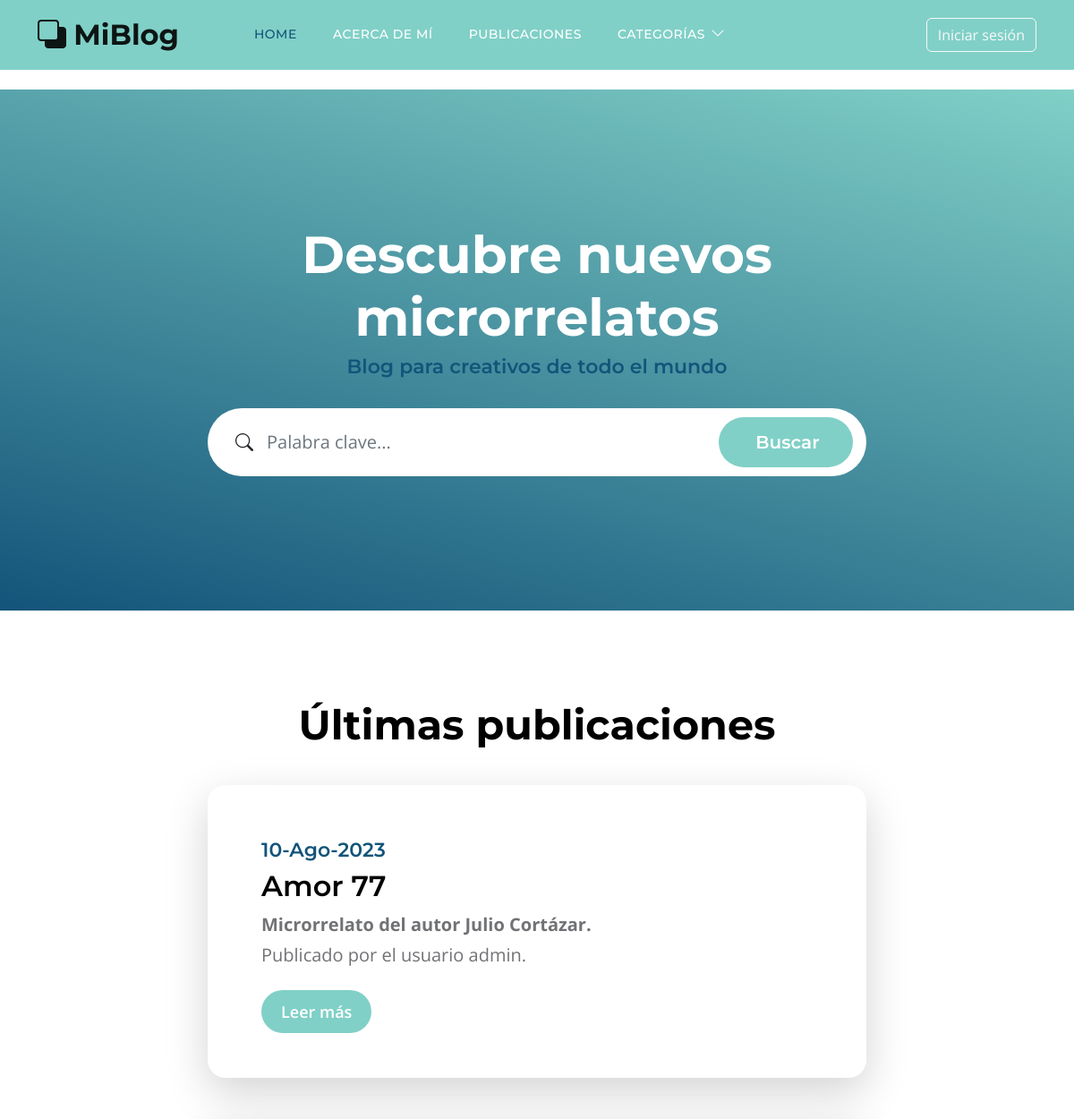
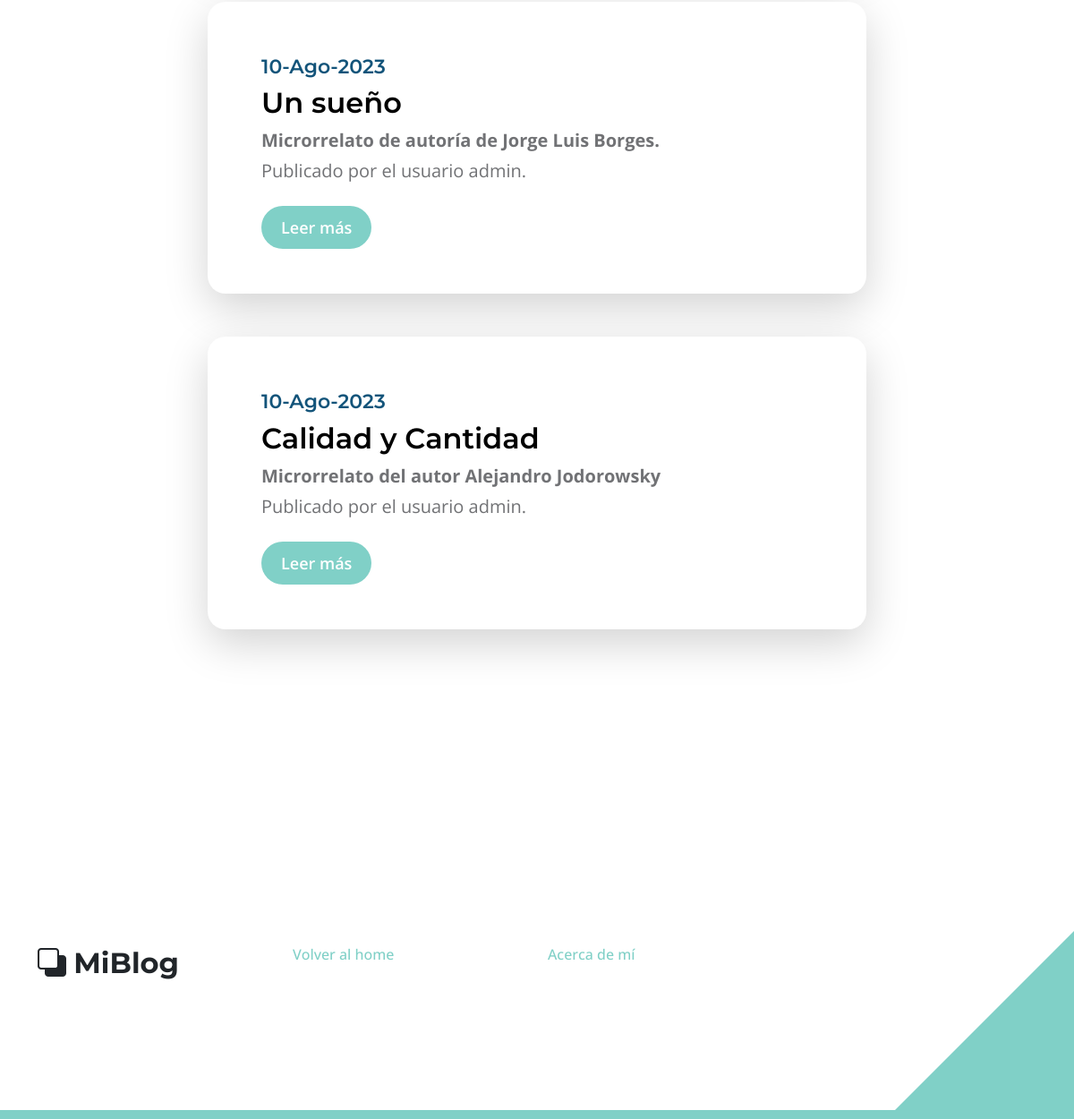
The page / on the database its author committed (2 pictures, top to bottom).
### blog/models.py (models this page shows, shortened)
class Post(models.Model):
    titulo = models.CharField(max_length=255)
    slug = models.SlugField(unique=True)
    subtitulo = models.TextField()
    cuerpo = models.TextField()
    autor = models.ForeignKey(settings.AUTH_USER_MODEL, on_delete=models.PROTECT)
    fecha = models.DateTimeField(auto_now_add=True)
    categoria = models.ManyToManyField('Categoria')
    class Meta:
        ordering = ('-fecha',)

### perfiles/models.py (models this page shows)
class Usuario(AbstractUser):
    def __str__(self):
        return f"{self.username}"

### blog/views.py (the view)
# urls.py: 2. Add a URL to urlpatterns:  path('', views.home, name='home')
def home(request):
    posts = Post.objects.order_by('-fecha')[:3]
    categorias = Categoria.objects.all()
    return render(request, 'blog/home.html', {'posts':posts,'categorias':categorias})

### blog/templates/blog/home.html (shortened to what this page needs)
{% extends 'base.html' %}
{% block contenido %}
<section class="hero-section d-flex justify-content-center align-items-center" id="section_1">
    <div class="container">
        <div class="row">
            <div class="col-lg-8 col-12 mx-auto">
                <h1 class="text-white text-center">Descubre nuevos microrrelatos</h1>
                <h6 class="text-center">Blog para creativos de todo el mundo</h6>
                <form method="get" class="custom-form mt-4 pt-2 mb-lg-0 mb-5" role="search" action={% url 'blog:buscar'%}>
                    <div class="input-group input-group-lg">
                        <span class="input-group-text bi-search" id="basic-addon1">
                        </span>
                        <input name="keyword" type="search" class="form-control" id="keyword" placeholder="Palabra clave..." aria-label="Search">
                        <button type="submit" class="form-control">Buscar</button>
                    </div>
            </div>
        </div>
    </div>
</section>
<section class="section-padding">
    <div class="container">
        <div class="row">
            <div class="col-lg-12 col-12 text-center">
                <h2 class="mb-4">Últimas publicaciones</h2>
            </div>
            <div class="col-lg-8 col-12 mt-3 mx-auto">
                {% for post in posts %}
                    <div class="custom-block custom-block-topics-listing bg-white shadow-lg mb-5">
                        <div class="d-flex">
                            <div class="custom-block-topics-listing-info d-flex">
                                <div>
                                    <h6 class="subtitle is-4">{{ post.fecha|date:'d-M-Y' }}</h6>
                                    <h3 class="mb-2">{{ post.titulo }}</h3>
                                    <p class="mb-1"><strong>{{ post.subtitulo }}</strong></p>
                                    <p class="mb-0">Publicado por el usuario {{ post.autor }}.</p>
                                    <a href="{% url 'blog:detalle' post.id %}" class="btn custom-btn mt-3 mt-lg-4">Leer más</a>
                                </div>
                            </div>
                        </div>
                    </div>
                {% endfor %}
            </div>
        </div>
    </div>
</section>
{% endblock contenido %}

### static/css/templatemo-topic-listing.css (style rules this page uses)
:root { --white-color: #ffffff; --primary-color: #13547a; --secondary-color: #80d0c7; --section-bg-color: #f0f8ff; --custom-btn-bg-color: #80d0c7; --custom-btn-bg-hover-color: #13547a; --dark-color: #000000; --p-color: #717275; --border-color: #7fffd4; --link-hover-color: #13547a; --body-font-family: 'Open Sans', sans-serif; --title-font-family: 'Montserrat', sans-serif; --h1-font-size: 58px; --h2-font-size: 46px; --h3-font-size: 32px; --h4-font-size: 28px; --h5-font-size: 24px; --h6-font-size: 22px; --p-font-size: 20px; --menu-font-size: 14px; --btn-font-size: 18px; --copyright-font-size: 16px; --border-radius-large: 100px; --border-radius-medium: 20px; --border-radius-small: 10px; --font-weight-normal: 400; --font-weight-medium: 500; --font-weight-semibold: 600; --font-weight-bold: 700; }
body { background-color: var(--white-color); font-family: var(--body-font-family); }
h2, h3, h4, h5, h6 { color: var(--dark-color); }
h1, h2, h3, h4, h5, h6 { font-family: var(--title-font-family); font-weight: var(--font-weight-semibold); }
h1 { font-size: var(--h1-font-size); font-weight: var(--font-weight-bold); }
h2 { font-size: var(--h2-font-size); font-weight: var(--font-weight-bold); }
h3 { font-size: var(--h3-font-size); }
h6 { color: var(--primary-color); font-size: var(--h6-font-size); }
p { color: var(--p-color); font-size: var(--p-font-size); font-weight: var(--font-weight-normal); }
a, button { touch-action: manipulation; transition: all 0.3s; }
a { display: inline-block; color: var(--primary-color); text-decoration: none; }
b, strong { font-weight: var(--font-weight-bold); }
.section-padding { padding-top: 100px; padding-bottom: 100px; }
.custom-btn { background: var(--custom-btn-bg-color); border: 2px solid transparent; border-radius: var(--border-radius-large); color: var(--white-color); font-size: var(--btn-font-size); font-weight: var(--font-weight-semibold); line-height: normal; transition: all 0.3s; padding: 10px 20px; }
.hero-section { background-image: linear-gradient(15deg, #13547a 0%, #80d0c7 100%); position: relative; overflow: hidden; padding-top: 150px; padding-bottom: 150px; }
.hero-section .input-group { background-color: var(--white-color); border-radius: var(--border-radius-large); padding: 10px 15px; }
.hero-section .input-group-text { background-color: transparent; border: 0; }
.hero-section input[type="search"] { border: 0; box-shadow: none; margin-bottom: 0; padding-left: 0; }
.hero-section button[type="submit"] { background-color: var(--primary-color); border: 0; border-radius: var(--border-radius-large) !important; color: var(--white-color); max-width: 150px; }
.custom-block { border-radius: var(--border-radius-medium); position: relative; overflow: hidden; padding: 30px; transition: all 0.3s ease; height: 100%; }
.custom-block-topics-listing-info { margin: 30px 20px 20px 30px; }
.custom-block-topics-listing { height: inherit; }
.custom-form .form-control { border-radius: var(--border-radius-large); color: var(--p-color); margin-bottom: 24px; padding-top: 13px; padding-bottom: 13px; padding-left: 20px; outline: none; }
.custom-form button[type="submit"] { background: var(--custom-btn-bg-color); border: none; border-radius: var(--border-radius-large); color: var(--white-color); font-family: var(--title-font-family); font-size: var(--p-font-size); font-weight: var(--font-weight-semibold); transition: all 0.3s; margin-bottom: 0; }

### rows shown on the page
Post: fecha "10-Ago-2023", titulo "Amor 77", subtitulo "Microrrelato del autor Julio Cortázar.", autor "admin"
Post: fecha "10-Ago-2023", titulo "Un sueño", subtitulo "Microrrelato de autoría de Jorge Luis Borges.", autor "admin"
Post: fecha "10-Ago-2023", titulo "Calidad y Cantidad", subtitulo "Microrrelato del autor Alejandro Jodorowsky", autor "admin"
